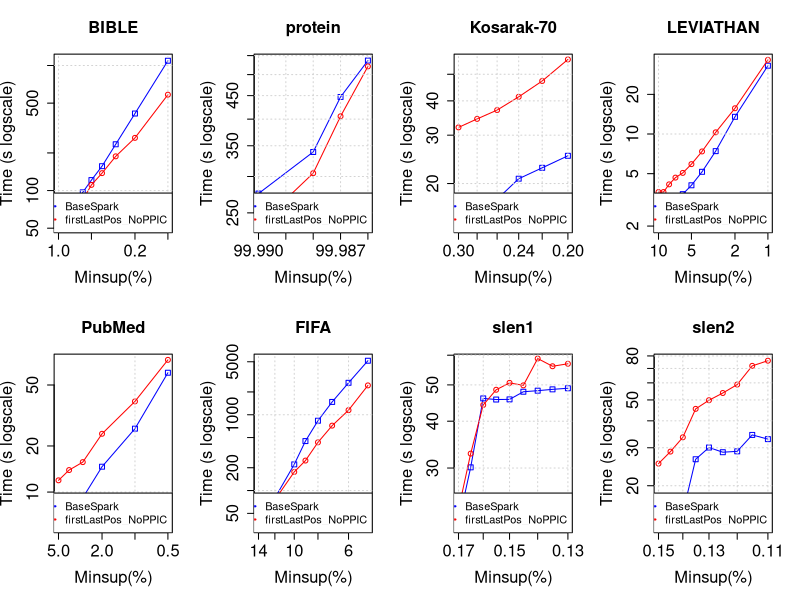

R code for this plot:
tiff("MmEsLpMiss_first_lastPos_NoPPIC.png", width=18, height=9, units='in', res=120)
par(mfrow=c(2,4), cex.lab=1.5, cex.axis=1.5, cex.main=1.5, cex.sub=1.5)

#BIBLE
#DATA
x <- c(0.01, 0.009, 0.008, 0.007, 0.006, 0.005, 0.004, 0.003, 0.002, 0.001)*100

zero <- c(52796, 54313, 65238, 76671, 96842, 121262, 156699, 234465, 413217, 1092148)/1000
one <- c(52726, 55286, 55855, 63733, 84355, 110988, 137774, 187753, 263900, 584497)/1000

#PLOT
plot(x, zero, log = "xy", type="o", pch=0, xlab="Minsup(%)",ylab="Time (s logscale)", col="blue", xlim = rev(range(x)), ylim=c(52, 1092))
lines(x, one, col="red", type="o", pch=1)
title(main="BIBLE", cex.lab=1.5, cex.axis=1.5, cex.main=1.5, cex.sub=1.5)
grid()
legend("bottomright", legend=c("BaseSpark", "firstLastPos_NoPPIC"), lty=c(1,1),lwd=c(2,2), col=c("blue", "red"), cex = 1)

#protein
#DATA
x <- c(0.9999, 0.99988, 0.99987, 0.99986)*100

zero <- c(275420, 339255, 446968, 536502)/1000
one <- c(234877, 305027, 405640, 520924)/1000

#PLOT
plot(x, zero, log = "xy", type="o", pch=0, xlab="Minsup(%)",ylab="Time (s logscale)", col="blue", xlim = rev(range(x)), ylim=c(234, 536))
lines(x, one, col="red", type="o", pch=1)
title(main="protein", cex.lab=1.5, cex.axis=1.5, cex.main=1.5, cex.sub=1.5)
grid()
legend("bottomright", legend=c("BaseSpark", "firstLastPos_NoPPIC"), lty=c(1,1),lwd=c(2,2), col=c("blue", "red"), cex = 1)

#Kosarak-70
#DATA
x <- c(0.003, 0.0028, 0.0026, 0.0024, 0.0022, 0.002)*100

zero <- c(14897, 16315, 17535, 20827, 22818, 25235)/1000
one <- c(32020, 34389, 37029, 41384, 47252, 56612)/1000

#PLOT
plot(x, zero, log = "xy", type="o", pch=0, xlab="Minsup(%)",ylab="Time (s logscale)", col="blue", xlim = rev(range(x)), ylim=c(14, 56))
lines(x, one, col="red", type="o", pch=1)
title(main="Kosarak-70", cex.lab=1.5, cex.axis=1.5, cex.main=1.5, cex.sub=1.5)
grid()
legend("bottomright", legend=c("BaseSpark", "firstLastPos_NoPPIC"), lty=c(1,1),lwd=c(2,2), col=c("blue", "red"), cex = 1)

#LEVIATHAN
#DATA
x <- c(0.1, 0.09, 0.08, 0.07, 0.06, 0.05, 0.04, 0.03, 0.02, 0.01)*100

zero <- c(2295, 2312, 2516, 3105, 3496, 4080, 5163, 7414, 13505, 33000)/1000
one <- c(3624, 3626, 4146, 4666, 5066, 5905, 7372, 10299, 15683, 36539)/1000

#PLOT
plot(x, zero, log = "xy", type="o", pch=0, xlab="Minsup(%)",ylab="Time (s logscale)", col="blue", xlim = rev(range(x)), ylim=c(2, 36))
lines(x, one, col="red", type="o", pch=1)
title(main="LEVIATHAN", cex.lab=1.5, cex.axis=1.5, cex.main=1.5, cex.sub=1.5)
grid()
legend("bottomright", legend=c("BaseSpark", "firstLastPos_NoPPIC"), lty=c(1,1),lwd=c(2,2), col=c("blue", "red"), cex = 1)

#PubMed
#DATA
x <- c(0.05, 0.04, 0.03, 0.02, 0.01, 0.005)*100

zero <- c(6549, 7547, 9177, 14644, 25945, 60113)/1000
one <- c(11931, 13923, 15687, 24014, 39083, 72956)/1000

#PLOT
plot(x, zero, log = "xy", type="o", pch=0, xlab="Minsup(%)",ylab="Time (s logscale)", col="blue", xlim = rev(range(x)), ylim=c(6, 72))
lines(x, one, col="red", type="o", pch=1)
title(main="PubMed", cex.lab=1.5, cex.axis=1.5, cex.main=1.5, cex.sub=1.5)
grid()
legend("bottomright", legend=c("BaseSpark", "firstLastPos_NoPPIC"), lty=c(1,1),lwd=c(2,2), col=c("blue", "red"), cex = 1)

#FIFA
#DATA
x <- c(0.14, 0.12, 0.1, 0.09, 0.08, 0.07, 0.06, 0.05)*100

zero <- c(34465, 79626, 221550, 449631, 834468, 1476503, 2639619, 5160952)/1000
one <- c(54714, 75425, 176057, 248614, 432697, 718622, 1149499, 2439468)/1000

#PLOT
plot(x, zero, log = "xy", type="o", pch=0, xlab="Minsup(%)",ylab="Time (s logscale)", col="blue", xlim = rev(range(x)), ylim=c(34, 5160))
lines(x, one, col="red", type="o", pch=1)
title(main="FIFA", cex.lab=1.5, cex.axis=1.5, cex.main=1.5, cex.sub=1.5)
grid()
legend("bottomright", legend=c("BaseSpark", "firstLastPos_NoPPIC"), lty=c(1,1),lwd=c(2,2), col=c("blue", "red"), cex = 1)

#slen1
#DATA
x <- c(0.0017, 0.00165, 0.0016, 0.00155, 0.0015, 0.00145, 0.0014, 0.00135, 0.0013)*100

zero <- c(21433, 30124, 46018, 45696, 45741, 47937, 48250, 48646, 48981)/1000
one <- c(23241, 32777, 44198, 48526, 50625, 49852, 58785, 56067, 56923)/1000

#PLOT
plot(x, zero, log = "xy", type="o", pch=0, xlab="Minsup(%)",ylab="Time (s logscale)", col="blue", xlim = rev(range(x)), ylim=c(21, 58))
lines(x, one, col="red", type="o", pch=1)
title(main="slen1", cex.lab=1.5, cex.axis=1.5, cex.main=1.5, cex.sub=1.5)
grid()
legend("bottomright", legend=c("BaseSpark", "firstLastPos_NoPPIC"), lty=c(1,1),lwd=c(2,2), col=c("blue", "red"), cex = 1)

#slen2
#DATA
x <- c(0.0015, 0.00145, 0.0014, 0.00135, 0.0013, 0.00125, 0.0012, 0.00115, 0.0011)*100

zero <- c(13258, 14335, 14949, 26537, 30083, 28606, 28885, 34413, 32900)/1000
one <- c(25330, 28799, 33542, 45456, 49855, 53844, 58931, 71956, 76033)/1000

#PLOT
plot(x, zero, log = "xy", type="o", pch=0, xlab="Minsup(%)",ylab="Time (s logscale)", col="blue", xlim = rev(range(x)), ylim=c(13, 76))
lines(x, one, col="red", type="o", pch=1)
title(main="slen2", cex.lab=1.5, cex.axis=1.5, cex.main=1.5, cex.sub=1.5)
grid()
legend("bottomright", legend=c("BaseSpark", "firstLastPos_NoPPIC"), lty=c(1,1),lwd=c(2,2), col=c("blue", "red"), cex = 1)

dev.off()
